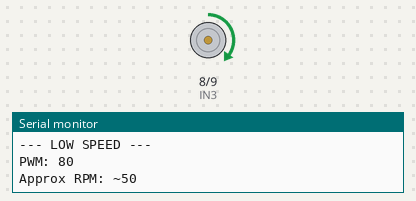
Recording of a sketch running on a simulated Arduino Uno, built with avr-gcc and run on an emulated ATmega328P. On the bench: motor-driver pin pairs drawn as motors (green arrow = first pin HIGH = forward, orange = second pin HIGH = backward, longer = more drive, scaled by the enable pin), the last lines printed to the serial monitor.

Above: at 0.41 s.
At 1.53 s:
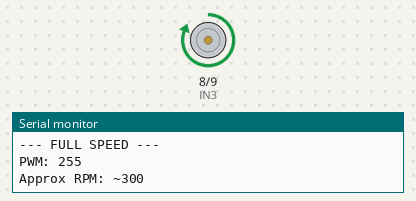
At 3.91 s:
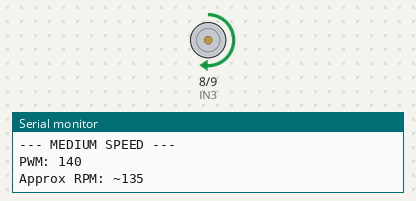
At 6.1 s:
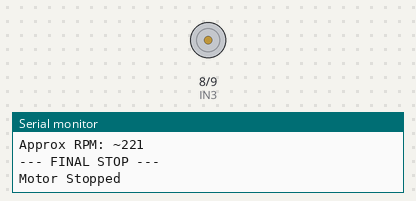
Timing chart, 0 to 7.4 s (numbered marks = the images above):
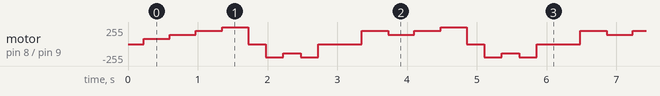

The sketch:

Experiment3.ino
```cpp
/*
 * FINAL MOTOR CONTROL CODE
 * For 200-300 RPM Geared DC Motor with L298N
 * Optimized for Low, Medium, High Speeds
 * Using Motor B Channel (OUT3, OUT4)
 */

// Pin Definitions
#define IN3 8      // Direction control
#define IN4 9      // Direction control
#define ENB 5      // PWM speed control (Motor B)

// Motor Parameters (CUSTOMIZE THESE FOR YOUR MOTOR)
const int MIN_PWM = 80;      // Minimum PWM to start motor (80 for 200-300 RPM)
const int MEDIUM_PWM = 140;  // Medium speed PWM
const int HIGH_PWM = 200;    // High speed PWM
const int FULL_PWM = 255;    // Full speed PWM

void setup() {
  // Set control pins as OUTPUT
  pinMode(IN3, OUTPUT);
  pinMode(IN4, OUTPUT);
  pinMode(ENB, OUTPUT);

  // CRITICAL: Optimize PWM frequency for L298N and geared motors
  // Changes Timer0 frequency to ~7.8kHz (from default 490Hz)
  // This gives smoother low-speed operation
  TCCR0B = TCCR0B & 0b11111000 | 0x02;

  Serial.begin(9600);
  Serial.println("========================================");
  Serial.println("GEARED MOTOR CONTROL - OPTIMIZED VERSION");
  Serial.println("Motor Spec: 200-300 RPM, 9-12V");
  Serial.println("========================================");
  delay(1000);
}

void loop() {
  // DEMONSTRATION SEQUENCE - All speed levels

  // 1. LOW SPEED (Noticeable rotation but slow)
  Serial.println("\n--- LOW SPEED ---");
  Serial.print("PWM: "); Serial.println(MIN_PWM);
  motorForward(MIN_PWM);
  delay(3000);

  // 2. MEDIUM SPEED
  Serial.println("\n--- MEDIUM SPEED ---");
  Serial.print("PWM: "); Serial.println(MEDIUM_PWM);
  motorForward(MEDIUM_PWM);
  delay(3000);

  // 3. HIGH SPEED
  Serial.println("\n--- HIGH SPEED ---");
  Serial.print("PWM: "); Serial.println(HIGH_PWM);
  motorForward(HIGH_PWM);
  delay(3000);

  // 4. FULL SPEED
  Serial.println("\n--- FULL SPEED ---");
  Serial.print("PWM: "); Serial.println(FULL_PWM);
  motorForward(FULL_PWM);
  delay(3000);

  // 5. STOP
  Serial.println("\n--- STOPPING ---");
  motorStop();
  delay(2000);

  // 6. REVERSE DEMO - All speeds
  Serial.println("\n=== REVERSE DIRECTION ===");

  Serial.println("\nReverse - Low Speed");
  motorReverse(MIN_PWM);
  delay(2000);

  Serial.println("\nReverse - Medium Speed");
  motorReverse(MEDIUM_PWM);
  delay(2000);

  Serial.println("\nReverse - High Speed");
  motorReverse(HIGH_PWM);
  delay(2000);

  // 7. FINAL STOP
  Serial.println("\n--- FINAL STOP ---");
  motorStop();
  delay(5000);  // Long pause before repeating

  // For viva/testing - you can also add this interactive mode:
  // Uncomment the next line for manual testing
  // testInteractiveMode();
}

// ============================================
// MOTOR CONTROL FUNCTIONS
// ============================================

void motorForward(int speedVal) {
  // Apply minimum threshold for geared motors
  if (speedVal < MIN_PWM && speedVal > 0) {
    speedVal = MIN_PWM;
    Serial.println("(Adjusted to minimum PWM)");
  }

  digitalWrite(IN3, HIGH);
  digitalWrite(IN4, LOW);
  analogWrite(ENB, speedVal);

  // Optional: Calculate approximate RPM for display
  int approxRPM = map(speedVal, MIN_PWM, 255, 50, 300);
  Serial.print("Approx RPM: ~"); Serial.println(approxRPM);
}

void motorReverse(int speedVal) {
  // Apply minimum threshold for geared motors
  if (speedVal < MIN_PWM && speedVal > 0) {
    speedVal = MIN_PWM;
    Serial.println("(Adjusted to minimum PWM)");
  }

  digitalWrite(IN3, LOW);
  digitalWrite(IN4, HIGH);
  analogWrite(ENB, speedVal);

  int approxRPM = map(speedVal, MIN_PWM, 255, 50, 300);
  Serial.print("Approx RPM: ~"); Serial.println(approxRPM);
}

void motorStop() {
  digitalWrite(IN3, LOW);
  digitalWrite(IN4, LOW);
  analogWrite(ENB, 0);
  Serial.println("Motor Stopped");
}

void motorBrake() {
  digitalWrite(IN3, HIGH);
  digitalWrite(IN4, HIGH);
  analogWrite(ENB, 0);
  Serial.println("Motor Brake Applied");
}

// ============================================
// BONUS: INTERACTIVE TEST FUNCTION
// ============================================

void testInteractiveMode() {
  Serial.println("\n\nINTERACTIVE TEST MODE");
  Serial.println("Commands: F=Forward, R=Reverse, S=Stop, 0-9=Speed");
  Serial.println("Enter command in Serial Monitor");

  while (Serial.available() > 0) {
    char command = Serial.read();

    switch (command) {
      case 'F':
      case 'f':
        motorForward(MEDIUM_PWM);
        Serial.println("Forward - Medium Speed");
        break;

      case 'R':
      case 'r':
        motorReverse(MEDIUM_PWM);
        Serial.println("Reverse - Medium Speed");
        break;

      case 'S':
      case 's':
        motorStop();
        Serial.println("Stopped");
        break;

      case '0'...'9':
        int speedLevel = map(command - '0', 0, 9, MIN_PWM, 255);
        Serial.print("Speed Level: ");
        Serial.print(command);
        Serial.print(" -> PWM: ");
        Serial.println(speedLevel);
        // Keep current direction, change speed only
        int currentIN3 = digitalRead(IN3);
        int currentIN4 = digitalRead(IN4);
        digitalWrite(IN3, currentIN3);
        digitalWrite(IN4, currentIN4);
        analogWrite(ENB, speedLevel);
        break;
    }
  }
}
```
